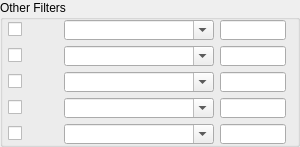
             <widget class="QGroupBox" name="groupBox_id_other_filters">
              <property name="maximumSize">
               <size>
                <width>300</width>
                <height>16777215</height>
               </size>
              </property>
              <property name="title">
               <string>Other Filters</string>
              </property>
              <layout class="QHBoxLayout" name="horizontalLayout_19">
               <property name="leftMargin">
                <number>5</number>
               </property>
               <property name="topMargin">
                <number>0</number>
               </property>
               <property name="bottomMargin">
                <number>0</number>
               </property>
               <item>
                <layout class="QHBoxLayout" name="horizontalLayout_55">
                 <item>
                  <layout class="QGridLayout" name="gridLayout_id_11">
                   <item row="0" column="0">
                    <widget class="QCheckBox" name="checkBox_id_1">
                     <property name="minimumSize">
                      <size>
                       <width>50</width>
                       <height>0</height>
                      </size>
                     </property>
                     <property name="maximumSize">
                      <size>
                       <width>50</width>
                       <height>16777215</height>
                      </size>
                     </property>
                     <property name="text">
                      <string/>
                     </property>
                    </widget>
                   </item>
                   <item row="1" column="0">
                    <widget class="QCheckBox" name="checkBox_id_2">
                     <property name="text">
                      <string/>
                     </property>
                    </widget>
                   </item>
                   <item row="2" column="0">
                    <widget class="QCheckBox" name="checkBox_id_3">
                     <property name="text">
                      <string/>
                     </property>
                    </widget>
                   </item>
                   <item row="4" column="0">
                    <widget class="QCheckBox" name="checkBox_id_5">
                     <property name="text">
                      <string/>
                     </property>
                    </widget>
                   </item>
                   <item row="1" column="2">
                    <widget class="QLineEdit" name="lineEdit_id_thk2">
                     <property name="maximumSize">
                      <size>
                       <width>16777215</width>
                       <height>20</height>
                      </size>
                     </property>
                    </widget>
                   </item>
                   <item row="0" column="2">
                    <widget class="QLineEdit" name="lineEdit_id_thk1">
                     <property name="maximumSize">
                      <size>
                       <width>16777215</width>
                       <height>20</height>
                      </size>
                     </property>
                    </widget>
                   </item>
                   <item row="2" column="2">
                    <widget class="QLineEdit" name="lineEdit_id_thk3">
                     <property name="maximumSize">
                      <size>
                       <width>16777215</width>
                       <height>20</height>
                      </size>
                     </property>
                    </widget>
                   </item>
                   <item row="3" column="2">
                    <widget class="QLineEdit" name="lineEdit_id_thk4">
                     <property name="maximumSize">
                      <size>
                       <width>16777215</width>
                       <height>20</height>
                      </size>
                     </property>
                    </widget>
                   </item>
                   <item row="4" column="2">
                    <widget class="QLineEdit" name="lineEdit_id_thk5">
                     <property name="maximumSize">
                      <size>
                       <width>16777215</width>
                       <height>20</height>
                      </size>
                     </property>
                    </widget>
                   </item>
                   <item row="3" column="0">
                    <widget class="QCheckBox" name="checkBox_id_4">
                     <property name="text">
                      <string/>
                     </property>
                    </widget>
                   </item>
                   <item row="0" column="1">
                    <widget class="QComboBox" name="comboBox_id_mat1">
                     <property name="minimumSize">
                      <size>
                       <width>150</width>
                       <height>0</height>
                      </size>
                     </property>
                     <property name="maximumSize">
                      <size>
                       <width>150</width>
                       <height>20</height>
                      </size>
                     </property>
                     <property name="focusPolicy">
                      <enum>Qt::WheelFocus</enum>
                     </property>
                     <property name="editable">
                      <bool>true</bool>
                     </property>
                     <property name="maxVisibleItems">
                      <number>20</number>
                     </property>
                    </widget>
                   </item>
                   <item row="1" column="1">
                    <widget class="QComboBox" name="comboBox_id_mat2">
                     <property name="minimumSize">
                      <size>
                       <width>150</width>
                       <height>0</height>
                      </size>
                     </property>
                     <property name="maximumSize">
                      <size>
                       <width>150</width>
                       <height>20</height>
                      </size>
                     </property>
                     <property name="editable">
                      <bool>true</bool>
                     </property>
                     <property name="maxVisibleItems">
                      <number>20</number>
                     </property>
                    </widget>
                   </item>
                   <item row="2" column="1">
                    <widget class="QComboBox" name="comboBox_id_mat3">
                     <property name="minimumSize">
                      <size>
                       <width>150</width>
                       <height>0</height>
                      </size>
                     </property>
                     <property name="maximumSize">
                      <size>
                       <width>150</width>
                       <height>20</height>
                      </size>
                     </property>
                     <property name="editable">
                      <bool>true</bool>
                     </property>
                     <property name="maxVisibleItems">
                      <number>20</number>
                     </property>
                    </widget>
                   </item>
                   <item row="3" column="1">
                    <widget class="QComboBox" name="comboBox_id_mat4">
                     <property name="minimumSize">
                      <size>
                       <width>150</width>
                       <height>0</height>
                      </size>
                     </property>
                     <property name="maximumSize">
                      <size>
                       <width>150</width>
                       <height>20</height>
                      </size>
                     </property>
                     <property name="editable">
                      <bool>true</bool>
                     </property>
                     <property name="maxVisibleItems">
                      <number>20</number>
                     </property>
                    </widget>
                   </item>
                   <item row="4" column="1">
                    <widget class="QComboBox" name="comboBox_id_mat5">
                     <property name="minimumSize">
                      <size>
                       <width>150</width>
                       <height>0</height>
                      </size>
                     </property>
                     <property name="maximumSize">
                      <size>
                       <width>150</width>
                       <height>20</height>
                      </size>
                     </property>
                     <property name="editable">
                      <bool>true</bool>
                     </property>
                     <property name="maxVisibleItems">
                      <number>20</number>
                     </property>
                    </widget>
                   </item>
                  </layout>
                 </item>
                </layout>
               </item>
              </layout>
             </widget>
